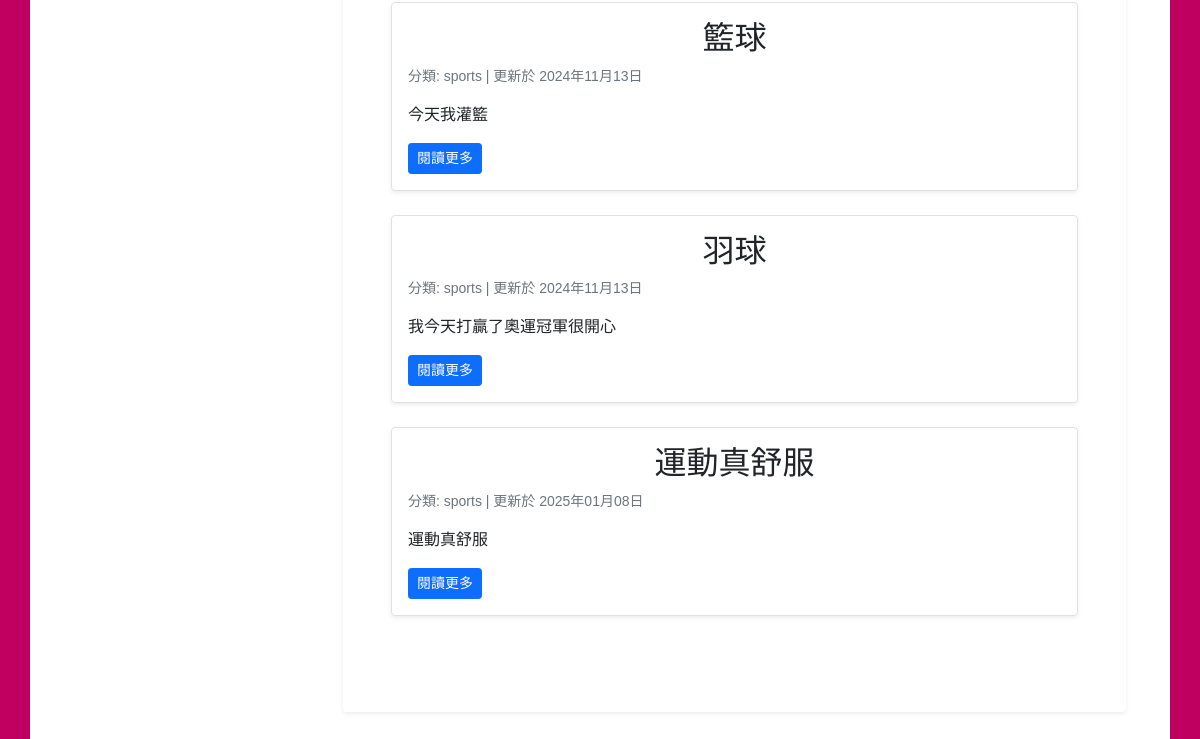
Page /sports/ (signed in, lower part) on the earlier database version.
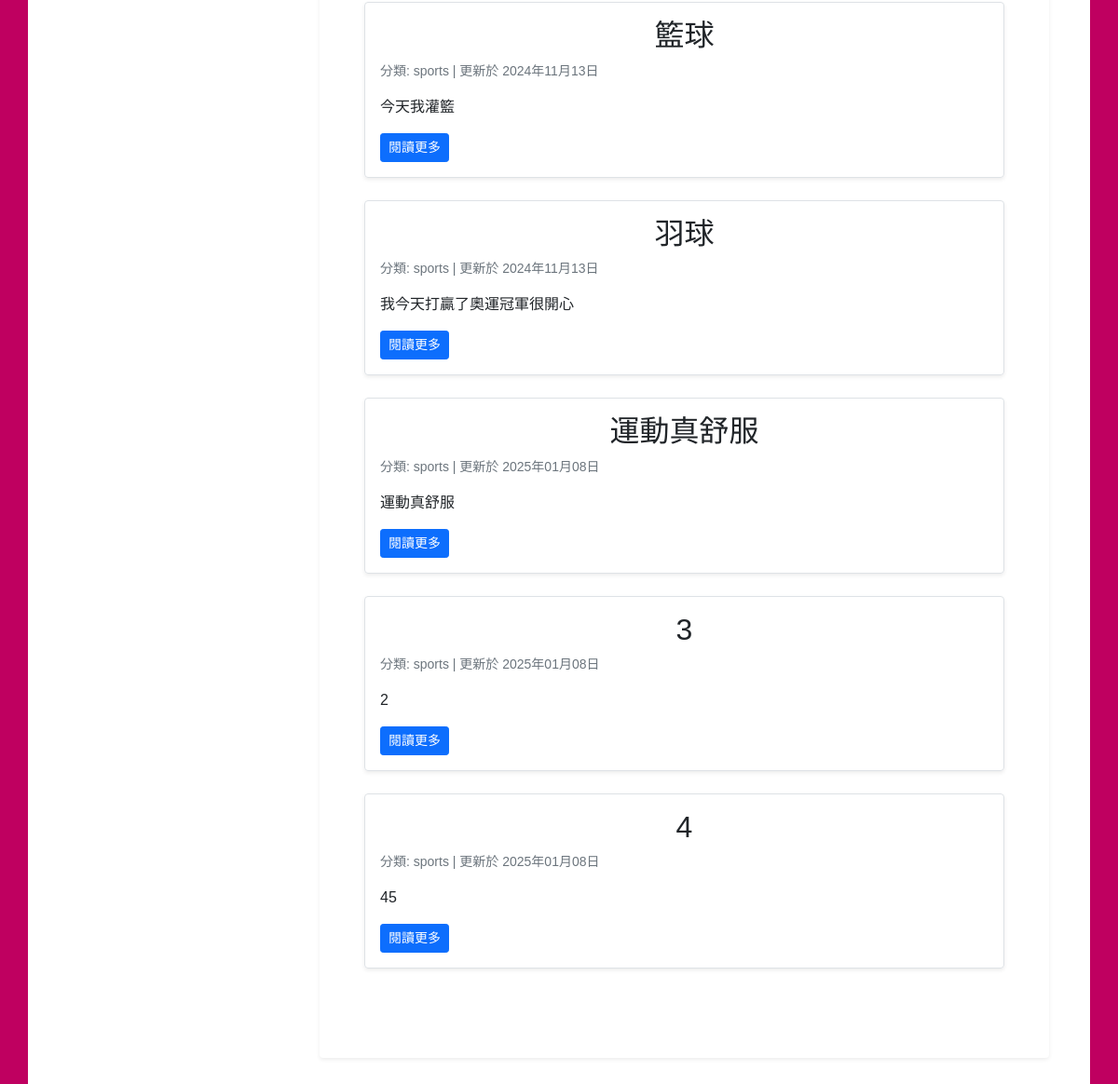
Same page on the later database version.
### mypost/models.py (models this page shows, shortened)
class BlogPost(models.Model):
    TITLE_MAX_LENGTH = 200
    title = models.CharField(max_length=TITLE_MAX_LENGTH)
    content = models.TextField()
    category = models.CharField(max_length=100, choices=[
        ('sports', '運動'),
        ('feels', '心情'),
        ('foods', '美食'),
    ], default='tech')
    updated_at = models.DateTimeField(auto_now=True)
    created_at = models.DateTimeField(auto_now_add=True)  # 添加這一行

### mypost/views.py (the view)
# urls.py: path('sports/', sports_page, name='sports_page'),
def sports_page(request):
    sports_posts = BlogPost.objects.filter(category='sports')
    return render(request, 'sports.html', {'sports_posts': sports_posts})

### templates/sports.html (shortened to what this page needs)
{% extends 'mainpage.html' %}
{% block blog %}
<div class="container py-5">
    <div class="article-list mt-4">
        {% for sports_post in sports_posts %}
        <div class="article-card mb-4 p-3 border rounded shadow-sm">
            <h2><a href="" class="text-decoration-none text-dark">{{ sports_post.title }}</a></h2>
            <p class="text-muted small">分類: {{ sports_post.category }} | 更新於 {{ sports_post.updated_at|date:"Y年m月d日" }}</p>
            <p>{{ sports_post.content|truncatewords:50 }}</p>
            <a href="" class="btn btn-primary btn-sm">閱讀更多</a>
        </div>
        {% empty %}
        <p>目前沒有任何文章。</p>
        {% endfor %}
    </div>
</div>
{% endblock %}

Differences in the rows shown:
added BlogPost: title "3", category "sports", updated_at "2025年01月08日", content "2"
added BlogPost: title "4", category "sports", updated_at "2025年01月08日", content "45"
